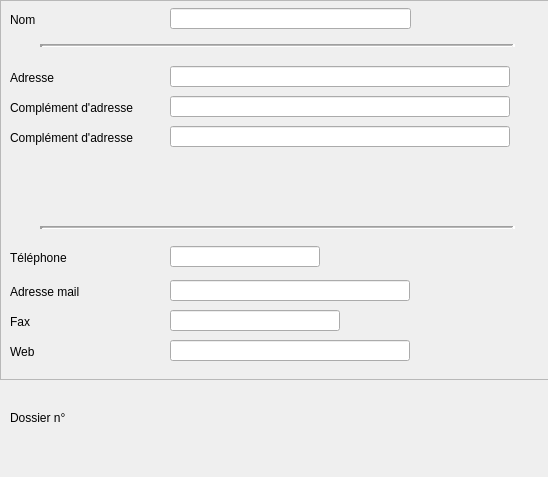
<?xml version="1.0" encoding="UTF-8"?>
<ui version="4.0">
 <class>dlg_identificationtiers</class>
 <widget class="QDialog" name="dlg_identificationtiers">
  <property name="geometry">
   <rect>
    <x>0</x>
    <y>0</y>
    <width>548</width>
    <height>477</height>
   </rect>
  </property>
  <property name="windowTitle">
   <string>Dialog</string>
  </property>
  <widget class="QFrame" name="Principalframe">
   <property name="geometry">
    <rect>
     <x>0</x>
     <y>0</y>
     <width>550</width>
     <height>380</height>
    </rect>
   </property>
   <property name="minimumSize">
    <size>
     <width>550</width>
     <height>380</height>
    </size>
   </property>
   <property name="maximumSize">
    <size>
     <width>550</width>
     <height>380</height>
    </size>
   </property>
   <property name="frameShape">
    <enum>QFrame::StyledPanel</enum>
   </property>
   <property name="frameShadow">
    <enum>QFrame::Raised</enum>
   </property>
   <widget class="UpLineEdit" name="FaxlineEdit">
    <property name="geometry">
     <rect>
      <x>170</x>
      <y>310</y>
      <width>170</width>
      <height>21</height>
     </rect>
    </property>
    <property name="maxLength">
     <number>15</number>
    </property>
   </widget>
   <widget class="UpLineEdit" name="TellineEdit">
    <property name="geometry">
     <rect>
      <x>170</x>
      <y>246</y>
      <width>150</width>
      <height>21</height>
     </rect>
    </property>
    <property name="maxLength">
     <number>17</number>
    </property>
   </widget>
   <widget class="Line" name="line_2">
    <property name="geometry">
     <rect>
      <x>40</x>
      <y>226</y>
      <width>475</width>
      <height>3</height>
     </rect>
    </property>
    <property name="frameShadow">
     <enum>QFrame::Sunken</enum>
    </property>
    <property name="lineWidth">
     <number>3</number>
    </property>
    <property name="midLineWidth">
     <number>1</number>
    </property>
    <property name="orientation">
     <enum>Qt::Horizontal</enum>
    </property>
   </widget>
   <widget class="UpLineEdit" name="NomlineEdit">
    <property name="geometry">
     <rect>
      <x>170</x>
      <y>8</y>
      <width>241</width>
      <height>21</height>
     </rect>
    </property>
    <property name="focusPolicy">
     <enum>Qt::StrongFocus</enum>
    </property>
    <property name="contextMenuPolicy">
     <enum>Qt::DefaultContextMenu</enum>
    </property>
    <property name="maxLength">
     <number>45</number>
    </property>
   </widget>
   <widget class="QLabel" name="Faxlabel">
    <property name="geometry">
     <rect>
      <x>10</x>
      <y>314</y>
      <width>145</width>
      <height>16</height>
     </rect>
    </property>
    <property name="text">
     <string>Fax</string>
    </property>
   </widget>
   <widget class="UpLineEdit" name="MaillineEdit">
    <property name="geometry">
     <rect>
      <x>170</x>
      <y>280</y>
      <width>240</width>
      <height>21</height>
     </rect>
    </property>
    <property name="maxLength">
     <number>45</number>
    </property>
   </widget>
   <widget class="QLabel" name="Adresse2label">
    <property name="geometry">
     <rect>
      <x>10</x>
      <y>100</y>
      <width>145</width>
      <height>16</height>
     </rect>
    </property>
    <property name="text">
     <string>Complément d'adresse</string>
    </property>
   </widget>
   <widget class="QLabel" name="Maillabel">
    <property name="geometry">
     <rect>
      <x>10</x>
      <y>284</y>
      <width>145</width>
      <height>16</height>
     </rect>
    </property>
    <property name="text">
     <string>Adresse mail</string>
    </property>
   </widget>
   <widget class="QLabel" name="Adresse3label">
    <property name="geometry">
     <rect>
      <x>10</x>
      <y>130</y>
      <width>145</width>
      <height>16</height>
     </rect>
    </property>
    <property name="text">
     <string>Complément d'adresse</string>
    </property>
   </widget>
   <widget class="UpLineEdit" name="Adresse1lineEdit">
    <property name="geometry">
     <rect>
      <x>170</x>
      <y>66</y>
      <width>340</width>
      <height>21</height>
     </rect>
    </property>
    <property name="maxLength">
     <number>70</number>
    </property>
    <property name="frame">
     <bool>true</bool>
    </property>
   </widget>
   <widget class="QLabel" name="Tellabel">
    <property name="geometry">
     <rect>
      <x>10</x>
      <y>250</y>
      <width>145</width>
      <height>16</height>
     </rect>
    </property>
    <property name="text">
     <string>Téléphone</string>
    </property>
   </widget>
   <widget class="UpLineEdit" name="Adresse2lineEdit">
    <property name="geometry">
     <rect>
      <x>170</x>
      <y>96</y>
      <width>340</width>
      <height>21</height>
     </rect>
    </property>
    <property name="maxLength">
     <number>70</number>
    </property>
    <property name="frame">
     <bool>true</bool>
    </property>
   </widget>
   <widget class="UpLineEdit" name="Adresse3lineEdit">
    <property name="geometry">
     <rect>
      <x>170</x>
      <y>126</y>
      <width>340</width>
      <height>21</height>
     </rect>
    </property>
    <property name="maxLength">
     <number>70</number>
    </property>
    <property name="frame">
     <bool>true</bool>
    </property>
   </widget>
   <widget class="QLabel" name="Adresse1label">
    <property name="geometry">
     <rect>
      <x>10</x>
      <y>70</y>
      <width>145</width>
      <height>16</height>
     </rect>
    </property>
    <property name="text">
     <string>Adresse</string>
    </property>
   </widget>
   <widget class="Line" name="line">
    <property name="geometry">
     <rect>
      <x>40</x>
      <y>44</y>
      <width>475</width>
      <height>3</height>
     </rect>
    </property>
    <property name="frameShadow">
     <enum>QFrame::Sunken</enum>
    </property>
    <property name="lineWidth">
     <number>3</number>
    </property>
    <property name="midLineWidth">
     <number>1</number>
    </property>
    <property name="orientation">
     <enum>Qt::Horizontal</enum>
    </property>
   </widget>
   <widget class="QLabel" name="Nomlabel">
    <property name="geometry">
     <rect>
      <x>10</x>
      <y>12</y>
      <width>145</width>
      <height>16</height>
     </rect>
    </property>
    <property name="text">
     <string>Nom</string>
    </property>
   </widget>
   <widget class="QLabel" name="Websitelabel">
    <property name="geometry">
     <rect>
      <x>10</x>
      <y>344</y>
      <width>145</width>
      <height>16</height>
     </rect>
    </property>
    <property name="text">
     <string>Web</string>
    </property>
   </widget>
   <widget class="UpLineEdit" name="WebsiteineEdit">
    <property name="geometry">
     <rect>
      <x>170</x>
      <y>340</y>
      <width>240</width>
      <height>21</height>
     </rect>
    </property>
    <property name="text">
     <string/>
    </property>
    <property name="maxLength">
     <number>45</number>
    </property>
   </widget>
  </widget>
  <widget class="QLabel" name="idTierslabel">
   <property name="geometry">
    <rect>
     <x>10</x>
     <y>410</y>
     <width>111</width>
     <height>16</height>
    </rect>
   </property>
   <property name="text">
    <string>Dossier n°</string>
   </property>
   <property name="textFormat">
    <enum>Qt::AutoText</enum>
   </property>
  </widget>
 </widget>
 <customwidgets>
  <customwidget>
   <class>UpLineEdit</class>
   <extends>QLineEdit</extends>
   <header>uplineedit.h</header>
  </customwidget>
 </customwidgets>
 <resources/>
 <connections/>
</ui>
